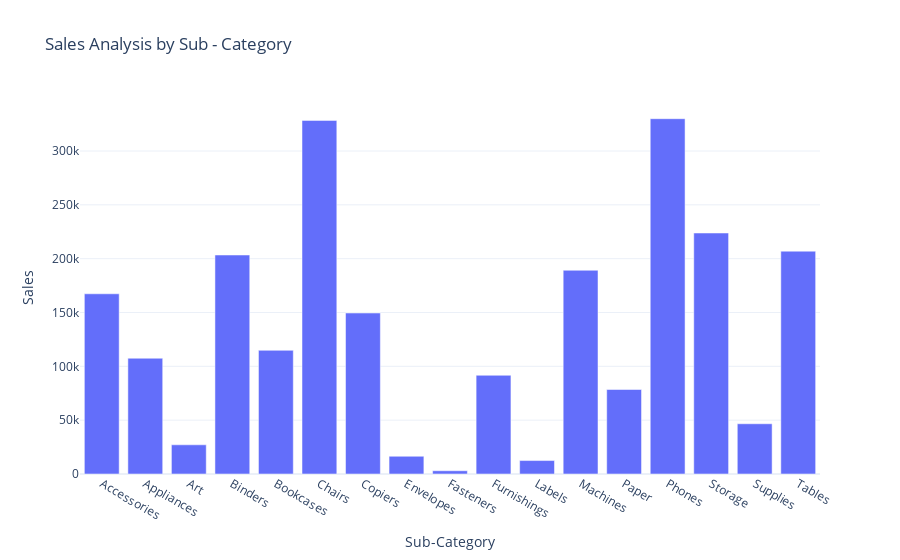

Notebook code for this chart:
### Code cell
# Now let’s have a look at the sales by sub-category
sales_by_sub_category = data.groupby('Sub-Category')['Sales'].sum().reset_index()

fig = px.bar(sales_by_sub_category, x = 'Sub-Category', y = 'Sales', title = 'Sales Analysis by Sub - Category')

fig.show()

### Figure 1 — Plotly figure (JSON) as saved in the notebook; plotly's stock layout.template omitted (floating-point values rounded to 4 significant figures)
{"data": [{"alignmentgroup": "True", "hovertemplate": "Sub-Category=%{x}<br>Sales=%{y}<extra></extra>", "legendgroup": "", "marker": {"color": "#636efa", "pattern": {"shape": ""}}, "name": "", "offsetgroup": "", "orientation": "v", "showlegend": false, "textposition": "auto", "type": "bar", "x": ["Accessories", "Appliances", "Art", "Binders", "Bookcases", "Chairs", "Copiers", "Envelopes", "Fasteners", "Furnishings", "Labels", "Machines", "Paper", "Phones", "Storage", "Supplies", "Tables"], "xaxis": "x", "y": [167400.0, 107500.0, 27120.0, 203400.0, 114900.0, 328400.0, 149500.0, 16480.0, 3024.0, 91710.0, 12490.0, 189200.0, 78480.0, 330000.0, 223800.0, 46670.0, 207000.0], "yaxis": "y"}], "layout": {"autosize": true, "barmode": "relative", "legend": {"tracegroupgap": 0}, "title": {"text": "Sales Analysis by Sub - Category"}, "xaxis": {"anchor": "y", "autorange": true, "domain": [0, 1], "range": [-0.5, 16.5], "title": {"text": "Sub-Category"}, "type": "category"}, "yaxis": {"anchor": "x", "autorange": true, "domain": [0, 1], "range": [0, 347400.0], "title": {"text": "Sales"}, "type": "linear"}}}
